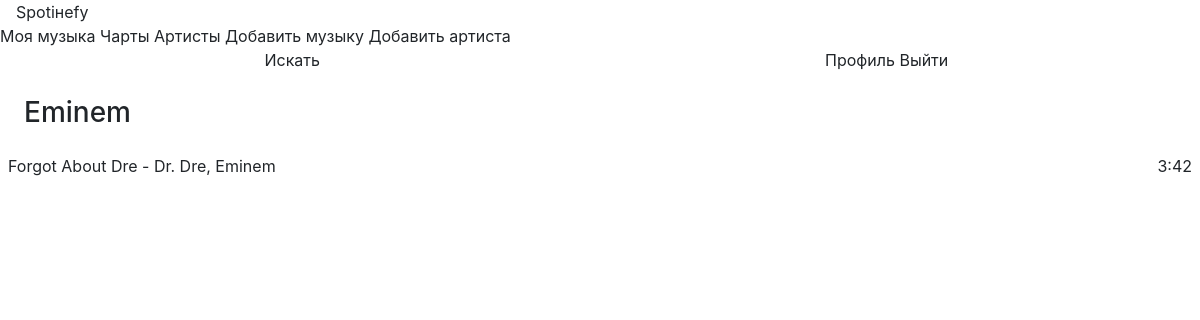
/artist/7, run on an earlier commit of the app's database.
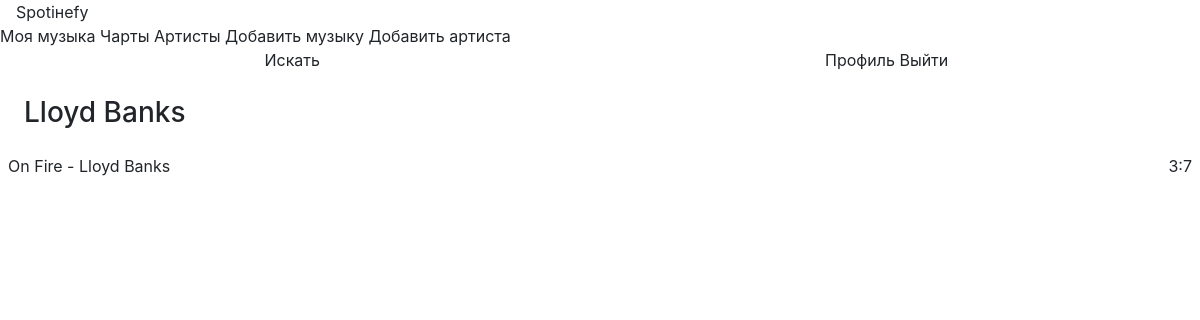
And on a later commit of the database.
### data/authors.py (models this page shows)
class Author(SqlAlchemyBase):
    __tablename__ = 'authors'
    id = sqlalchemy.Column(sqlalchemy.Integer,
                           primary_key=True, autoincrement=True)
    name = sqlalchemy.Column(sqlalchemy.String, nullable=True)
    songs = orm.relationship("Song", secondary="links")

### data/songs.py (models this page shows)
class Song(SqlAlchemyBase):
    __tablename__ = 'songs'
    id = sqlalchemy.Column(sqlalchemy.Integer,
                           primary_key=True, autoincrement=True)
    name = sqlalchemy.Column(sqlalchemy.String, nullable=True)
    duration = sqlalchemy.Column(sqlalchemy.Integer)
    clip = sqlalchemy.Column(sqlalchemy.String, nullable=True)
    year = sqlalchemy.Column(sqlalchemy.Integer)
    authors = orm.relationship("Author", secondary="links")

### main.py (the view)
@app.route('/artist/<id>', methods=["POST", "GET"])
def give_artist(id):
    author = db_sess.query(Author).filter(Author.id == id).first()
    songs = []
    song_ids = list(db_sess.query(Link).filter(Link.author_id == id).all())
    song_ids = list(map(lambda x: x.song_id, song_ids))
    for i in range(len(song_ids)):
        songs.append(db_sess.query(Song).filter(Song.id == song_ids[i]).first())
    print(songs)
    for i in range(len(songs)):
        songs[i] = (", ".join(
            map(
                lambda x: x.name,
                db_sess.query(Author).filter(
                    Author.id.in_(json.loads(get_song_data(songs[i].id))["authors"])
                ),
            )
        ), songs[i])
    return render_template("give_artist.html", author=author, songs=songs)

### main.py (called while the page is built)
@app.route("/get-song-data/<id>")
def get_song_data(id):
    res = {}
    song = db_sess.query(Song).filter(Song.id == id).first()
    res["authors"] = list(
        map(lambda x: x.author_id, db_sess.query(Link).filter(Link.song_id == id))
    )
    res["year"] = song.year
    res["duration"] = song.duration
    res["name"] = song.name
    return json.dumps(res)

### templates/give_artist.html (shortened to what this page needs)
{% extends "base.html" %} {% block content %}
<div class = "search">
  <div style="display: flex">
    <div class="artist">
      <center>
        <h3 align="center">{{author.name}}</h3>
      </center>
    </div>
  </div>
  <b-list-group>
    {% for song in songs: %}
    <b-list-group-item class="d-flex align-items-center"  href="/share-song/{{song[1].id}}">
      <span class="mr-auto">{{song[1].name}} - {{song[0]}}</song></span>
      <b-badge variant="danger">{{song[1].duration // 60}}:{{song[1].duration % 60}}</b-badge>
    </b-list-group-item>
    {% endfor %}
  </b-list-group>
</div>
{% endblock %}

### templates/base.html (shortened to what this page needs)
<!DOCTYPE html>
<html lang="en">
  <head>
    <link type="text/css" rel="stylesheet" href="/static/css/style.css" />
    <link
      type="text/css"
      rel="stylesheet"
      href="https://unpkg.com/bootstrap@4.5.3/dist/css/bootstrap.min.css"
    />
    <link
      type="text/css"
      rel="stylesheet"
      href="//unpkg.com/bootstrap-vue@latest/dist/bootstrap-vue.min.css"
    />
  </head>
  <body>
    <div id="app">
      <header>
        <b-navbar toggleable="lg" type="dark" variant="danger">
          <div class="brand">
            <b-navbar-brand href="#">Spotiнеfy</b-navbar-brand>
          </div>
          <b-collapse id="nav-collapse" is-nav>
            <b-navbar-nav>
              <b-nav-item href="/music">Моя музыка</b-nav-item>
              <b-nav-item href="/charts">Чарты</b-nav-item>
              <b-nav-item href="/artists">Артисты</b-nav-item>
              <b-nav-item href="/add-music">Добавить музыку</b-nav-item>
              <b-nav-item href="/add-artist">Добавить артиста</b-nav-item>
            </b-navbar-nav>
            <b-navbar-nav class="ml-auto" text-align="right">
              <div class="right-aligned-header">
                <div class="right-aligned-header-item">
                  <b-nav-form>
                    <div class="form-search">
                      <div class="form-search-item">
                      </div>
                      <div class="form-search-item">
                        <b-button
                          size="sm"
                          class="my-2 my-sm-0"
                          type="submit"
                          :href="'/find/' + req"
                          variant="light"
                          >Искать</b-button
                        >
                      </div>
                    </div>
                  </b-nav-form>
                </div>
                <div class="right-aligned-header-item">
                  <b-nav-item-dropdown right>
                    <b-dropdown-item href="/setting">Профиль</b-dropdown-item>
                    <b-dropdown-item href="/logout">Выйти</b-dropdown-item>
                  </b-nav-item-dropdown>
                </div>
              </div>
            </b-navbar-nav>
          </b-collapse>
        </b-navbar>
      </header>
      <main>{% block content %}{% endblock %}</main>
    </div>
  </body>
</html>

### static/css/style.css (style rules this page uses)
.form-search { display: flex; justify-content: space-around; }
.ml-auto { margin-left: auto; }
.right-aligned-header { display: flex; justify-content: space-around; }
.right-aligned-header-item { margin-right: 1em; margin-left: 1em; }
.form-search-item { margin-right: 0.1em; margin-left: 0.1em; }
.brand { margin-left: 1em; }
header { position: sticky; width: 100%; top: 0; }
.artist { margin: 1rem; }
.search { margin: 0.5rem; }

What changed in the data, as far as the page shows it:
no longer on this page (row edited): Song: name "Forgot About Dre", song "Dr. Dre, Eminem", duration "3", song[1].duration%60 "42"
now on one of the page's lists (row edited): Author: name "On Fire", name "Lloyd Banks", duration "3", song[1].duration%60 "7"
changed Author: name "Eminem" → "Lloyd Banks"
